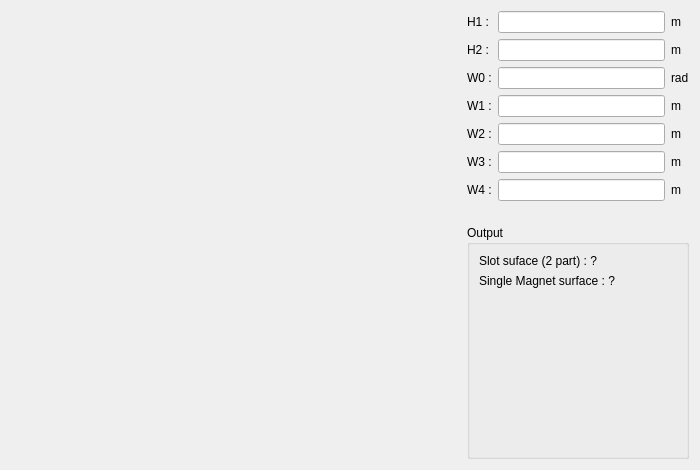
<?xml version="1.0" encoding="UTF-8"?>
<ui version="4.0">
 <class>PHoleM57</class>
 <widget class="QWidget" name="PHoleM57">
  <property name="geometry">
   <rect>
    <x>0</x>
    <y>0</y>
    <width>700</width>
    <height>470</height>
   </rect>
  </property>
  <property name="minimumSize">
   <size>
    <width>700</width>
    <height>470</height>
   </size>
  </property>
  <property name="maximumSize">
   <size>
    <width>16777215</width>
    <height>16777215</height>
   </size>
  </property>
  <property name="windowTitle">
   <string>Form</string>
  </property>
  <layout class="QHBoxLayout" name="horizontalLayout">
   <item>
    <layout class="QVBoxLayout" name="verticalLayout_3">
     <item>
      <widget class="QLabel" name="img_slot">
       <property name="sizePolicy">
        <sizepolicy hsizetype="Expanding" vsizetype="Expanding">
         <horstretch>0</horstretch>
         <verstretch>0</verstretch>
        </sizepolicy>
       </property>
       <property name="minimumSize">
        <size>
         <width>450</width>
         <height>120</height>
        </size>
       </property>
       <property name="maximumSize">
        <size>
         <width>450</width>
         <height>120</height>
        </size>
       </property>
       <property name="text">
        <string/>
       </property>
       <property name="pixmap">
        <pixmap resource="../../../../Resources/pyleecan.qrc">:/images/images/MachineSetup/WSlot/Slot_57.PNG</pixmap>
       </property>
       <property name="scaledContents">
        <bool>true</bool>
       </property>
      </widget>
     </item>
     <item>
      <spacer name="verticalSpacer">
       <property name="orientation">
        <enum>Qt::Vertical</enum>
       </property>
       <property name="sizeHint" stdset="0">
        <size>
         <width>20</width>
         <height>40</height>
        </size>
       </property>
      </spacer>
     </item>
    </layout>
   </item>
   <item>
    <layout class="QVBoxLayout" name="verticalLayout_2">
     <item>
      <layout class="QGridLayout" name="gridLayout">
       <item row="5" column="1">
        <widget class="FloatEdit" name="lf_W3"/>
       </item>
       <item row="2" column="1">
        <widget class="FloatEdit" name="lf_W0"/>
       </item>
       <item row="3" column="0">
        <widget class="QLabel" name="in_W1">
         <property name="text">
          <string>W1 :</string>
         </property>
        </widget>
       </item>
       <item row="1" column="1">
        <widget class="FloatEdit" name="lf_H2"/>
       </item>
       <item row="3" column="2">
        <widget class="QLabel" name="unit_W1">
         <property name="text">
          <string>m</string>
         </property>
        </widget>
       </item>
       <item row="0" column="1">
        <widget class="FloatEdit" name="lf_H1"/>
       </item>
       <item row="4" column="2">
        <widget class="QLabel" name="unit_W2">
         <property name="text">
          <string>m</string>
         </property>
        </widget>
       </item>
       <item row="5" column="0">
        <widget class="QLabel" name="in_W3">
         <property name="text">
          <string>W3 :</string>
         </property>
        </widget>
       </item>
       <item row="6" column="2">
        <widget class="QLabel" name="unit_W4">
         <property name="text">
          <string>m</string>
         </property>
        </widget>
       </item>
       <item row="6" column="1">
        <widget class="FloatEdit" name="lf_W4">
         <property name="text">
          <string/>
         </property>
        </widget>
       </item>
       <item row="2" column="2">
        <widget class="QLabel" name="unit_W0">
         <property name="text">
          <string>rad</string>
         </property>
        </widget>
       </item>
       <item row="4" column="0">
        <widget class="QLabel" name="in_W2">
         <property name="text">
          <string>W2 :</string>
         </property>
        </widget>
       </item>
       <item row="2" column="0">
        <widget class="QLabel" name="in_W0">
         <property name="text">
          <string>W0 :</string>
         </property>
        </widget>
       </item>
       <item row="6" column="0">
        <widget class="QLabel" name="in_W4">
         <property name="text">
          <string>W4 :</string>
         </property>
        </widget>
       </item>
       <item row="0" column="2">
        <widget class="QLabel" name="unit_H1">
         <property name="text">
          <string>m</string>
         </property>
        </widget>
       </item>
       <item row="1" column="0">
        <widget class="QLabel" name="in_H2">
         <property name="text">
          <string>H2 :</string>
         </property>
        </widget>
       </item>
       <item row="4" column="1">
        <widget class="FloatEdit" name="lf_W2"/>
       </item>
       <item row="0" column="0">
        <widget class="QLabel" name="in_H1">
         <property name="text">
          <string>H1 :</string>
         </property>
        </widget>
       </item>
       <item row="5" column="2">
        <widget class="QLabel" name="unit_W3">
         <property name="text">
          <string>m</string>
         </property>
        </widget>
       </item>
       <item row="3" column="1">
        <widget class="FloatEdit" name="lf_W1"/>
       </item>
       <item row="1" column="2">
        <widget class="QLabel" name="unit_H2">
         <property name="text">
          <string>m</string>
         </property>
        </widget>
       </item>
      </layout>
     </item>
     <item>
      <widget class="WMatSelect" name="w_mat_0" native="true">
       <property name="minimumSize">
        <size>
         <width>100</width>
         <height>0</height>
        </size>
       </property>
      </widget>
     </item>
     <item>
      <widget class="WMatSelect" name="w_mat_1" native="true">
       <property name="minimumSize">
        <size>
         <width>100</width>
         <height>0</height>
        </size>
       </property>
      </widget>
     </item>
     <item>
      <widget class="WMatSelect" name="w_mat_2" native="true">
       <property name="minimumSize">
        <size>
         <width>100</width>
         <height>0</height>
        </size>
       </property>
      </widget>
     </item>
     <item>
      <widget class="QGroupBox" name="g_output">
       <property name="minimumSize">
        <size>
         <width>200</width>
         <height>0</height>
        </size>
       </property>
       <property name="title">
        <string>Output</string>
       </property>
       <layout class="QVBoxLayout" name="verticalLayout">
        <item>
         <widget class="QLabel" name="out_slot_surface">
          <property name="text">
           <string>Slot suface (2 part) : ?</string>
          </property>
         </widget>
        </item>
        <item>
         <widget class="QLabel" name="out_magnet_surface">
          <property name="text">
           <string>Single Magnet surface : ?</string>
          </property>
         </widget>
        </item>
        <item>
         <spacer name="verticalSpacer_2">
          <property name="orientation">
           <enum>Qt::Vertical</enum>
          </property>
          <property name="sizeHint" stdset="0">
           <size>
            <width>20</width>
            <height>40</height>
           </size>
          </property>
         </spacer>
        </item>
       </layout>
      </widget>
     </item>
    </layout>
   </item>
  </layout>
 </widget>
 <customwidgets>
  <customwidget>
   <class>FloatEdit</class>
   <extends>QLineEdit</extends>
   <header>pyleecan/GUI/Tools/FloatEdit.h</header>
  </customwidget>
  <customwidget>
   <class>WMatSelect</class>
   <extends>QWidget</extends>
   <header>pyleecan.GUI.Dialog.DMatLib.WMatSelect.WMatSelect.h</header>
   <container>1</container>
  </customwidget>
 </customwidgets>
 <tabstops>
  <tabstop>lf_H1</tabstop>
  <tabstop>lf_H2</tabstop>
  <tabstop>lf_W0</tabstop>
  <tabstop>lf_W1</tabstop>
  <tabstop>lf_W2</tabstop>
  <tabstop>lf_W3</tabstop>
  <tabstop>lf_W4</tabstop>
 </tabstops>
 <resources>
  <include location="../../../../Resources/pyleecan.qrc"/>
  <include location="../../../../Resources/pyleecan.qrc"/>
 </resources>
 <connections/>
</ui>
